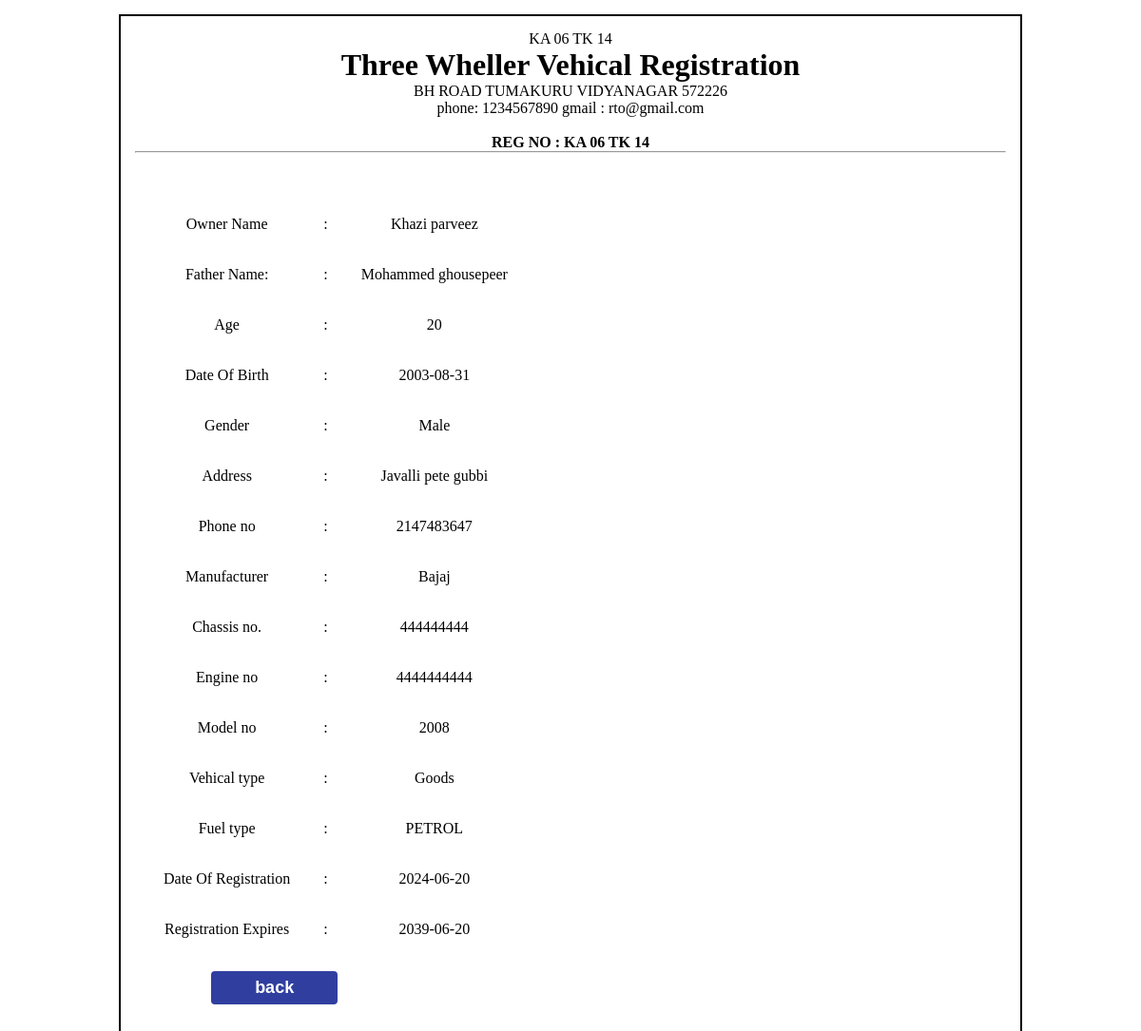
/admin/preview.php?id=14 (signed in), run on the app's committed database.
### tables this page shows
CREATE TABLE `vehical` (
  `v_id` int(5) NOT NULL,
  `chassis_no` varchar(15) NOT NULL,
  `engine_no` varchar(15) NOT NULL,
  `fuel_type` varchar(15) NOT NULL,
  `v_type` varchar(15) NOT NULL,
  `model_no` int(5) NOT NULL,
  `manufacturer` varchar(15) NOT NULL,
  `vehical_status` varchar(10) NOT NULL DEFAULT 'ACTIVE'
);

CREATE TABLE `customer` (
  `c_id` int(5) NOT NULL,
  `name` varchar(30) DEFAULT NULL,
  `father_name` varchar(20) DEFAULT NULL,
  `gender` varchar(10) DEFAULT NULL,
  `dob` date DEFAULT NULL,
  `age` int(3) NOT NULL,
  `aadhar_no` int(8) DEFAULT NULL,
  `address` varchar(20) DEFAULT NULL,
  `dl_no` varchar(20) DEFAULT NULL,
  `phone` int(10) DEFAULT NULL,
  `r_no` int(11) DEFAULT NULL
);

CREATE TABLE `registration` (
  `v_id` int(5) DEFAULT NULL,
  `chassis_no` varchar(15) DEFAULT NULL,
  `engin_no` varchar(15) DEFAULT NULL,
  `r_no` int(5) NOT NULL,
  `r_date` date DEFAULT curdate(),
  `re_date` date DEFAULT NULL
);

### admin/preview.php (the view, shortened to what this page needs)
<!DOCTYPE html>
<html lang="en">
<head>
</head>
<body>
    <div class="header">
    <?php
        include('assects/config.php');
        echo "KA 06 TK " . $regno=$_GET['id'];
        $result =$con->query("SELECT *FROM vehical JOIN registration ON registration.v_id = vehical.v_id JOIN customer ON registration.r_no = customer.r_no where registration.r_no =$regno");
        if(mysqli_num_rows($result) != 0)
        {
           while($row=mysqli_fetch_array($result))
            {
    ?>
            <h1 color="blue">Three Wheller Vehical Registration</h1>
            <p>BH ROAD TUMAKURU VIDYANAGAR 572226   <br> phone: 1234567890  gmail : rto@gmail.com</p>
                <br>
           <strong> <?php echo "REG NO : KA 06 TK ".$regno?></strong>
           <br><hr><br>
           <table CELLSPACING="25" CELLPADING="15">
            <tr>
                <td>Owner Name</td><td>:</td>
                <td><?php echo $row['name'];?></td>
            </tr>
            <tr>
                <td>Father Name:</td><td>:</td>
                <td><?php echo $row['father_name'];?></td>
            </tr>
            <tr>
                <td>Age</td><td>:</td>
                <td><?php echo $row['age'];?></td>
            </tr>
            <tr>
                <td>Date Of Birth</td><td>:</td>
                <td><?php echo $row['dob'];?></td>
            </tr>
            <tr>
                <td>Gender</td><td>:</td>
                <td><?php echo $row['gender'];?></td>
            </tr>
            <tr>
                <td>Address</td><td>:</td>
                <td><?php echo $row['address'];?></td>
            </tr>
            <tr>
                <td>Phone no</td><td>:</td>
                <td><?php echo $row['phone'];?></td>
            </tr>
            <tr>
                <td>Manufacturer</td><td>:</td>
                <td><?php echo $row['manufacturer'];?></td>
            </tr>
            <tr>
                <td>Chassis no.</td><td>:</td>
                <td><?php echo $row['chassis_no'];?></td>
            </tr>
            <tr>
                <td>Engine no</td><td>:</td>
                <td><?php echo $row['engine_no'];?></td>
            </tr>
            <tr>
                <td>Model no</td><td>:</td>
                <td><?php echo $row['model_no'];?></td>
            </tr>
            <tr>
                <td>Vehical type</td><td>:</td>
                <td><?php echo $row['v_type'];?></td>
            </tr>
            <tr>
                <td>Fuel type</td><td>:</td>
                <td><?php echo $row['fuel_type'];?></td>
            </tr>
            <tr>
                <td>Date Of Registration</td><td>:</td>
                <td><?php echo $row['r_date'];?></td>
            </tr>
            <tr>
                <td>Registration Expires</td><td>:</td>
                <td><?php echo $row['re_date'];?></td>
            </tr>
            <tr>
                <br>
                <td><input type="button" value="back" class="btn" onclick="history.back()"/> </td>
                <td></td>
            </tr>
           </table>
       <?php
            }
        }
    ?>
    </div>
</body>
</html>

### admin/preview.php (style rules this page uses)
* { padding:0; margin:0; }
.header { text-align:center; border: 2px solid black; padding:15px; margin-left: 125px; margin-right:125px; margin-top:15px; margin-bottom:15px; }
table td { align : center; margin-left:180px; padding:5px; }
.btn { margin-left:50px ; width: 100%; height: 35px; background-color: #303f9f; border: none; outline: none; border-radius: 4px; cursor: pointer; font-size: 18px; color: white; font-weight: 600; }

### data on the page
vehical: customer.name "Khazi parveez", customer.father_name "Mohammed ghousepeer", customer.age "20", customer.dob "2003-08-31", customer.gender "Male", customer.address "Javalli pete gubbi", customer.phone "2147483647", manufacturer "Bajaj", registration.chassis_no "444444444", engine_no "4444444444", model_no "2008", v_type "Goods", fuel_type "PETROL", registration.r_date "2024-06-20", registration.re_date "2039-06-20"

### other printed values
$regno=$_GET['id'] "14"
